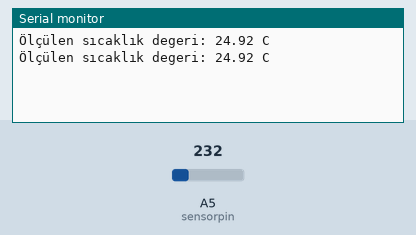
Simulated run of this sketch. Board: Arduino Uno, built with avr-gcc and run on an emulated ATmega328P. Shown: the last lines printed to the serial monitor. The inputs (shaded band) are chosen by the test bench; at power-on: A5 (sensorpin) = 232.

Above: at 2.8 s.
2.9 s: A5 (sensorpin) set to 250
At 5.2 s:
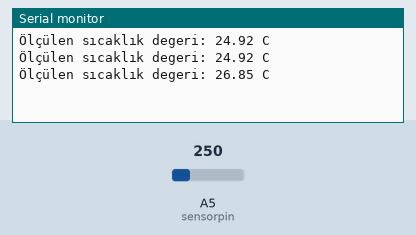
5.6 s: A5 (sensorpin) set to 266
At 7.0 s:
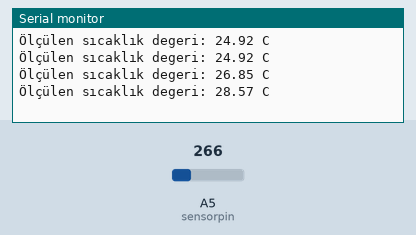
Timing chart, 0 to 8.6 s (numbered marks = the images above; inputs shaded):
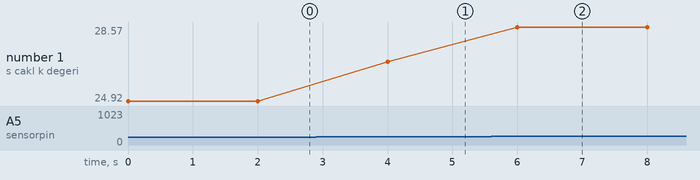

Measured:
- after the input at 2.9 s, the serial monitor: prints a new line after 1.1 s (image 1)
- after the input at 5.6 s, the serial monitor: prints a new line after 0.40 s (image 2)
- plotted number 1: 24.92 → 26.85 after the input at 2.9 s, 26.85 → 28.57 after the input at 5.6 s

The sketch:

2.Kod.ino
```cpp
float LM35deger;
int analogdeger;
int sensorpin = 5;

void setup()
{
analogReference(INTERNAL); //Arduino UNO kartında 1.1 V dur.
Serial.begin(9600);
}

void loop()
{
analogdeger = analogRead(sensorpin);
LM35deger = analogdeger / 9.31; //Her bir derece 9.31’e eşittir.
Serial.print("Ölçülen sıcaklık degeri: ");
Serial.print(LM35deger);
Serial.println (" C");
delay(2000);
}
```
